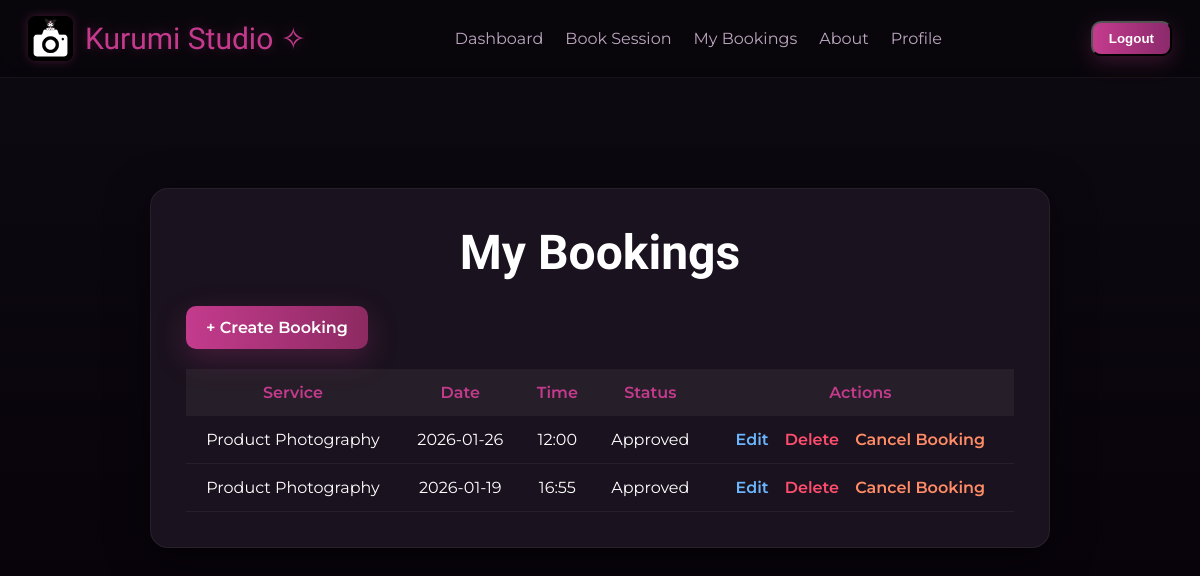
Screenshot of /bookings/my/ (signed in) with the database file from the repository.
### bookings/models.py (models this page shows, shortened)
class Booking(models.Model):
    SERVICE_CHOICES = [
        ('portrait', 'Portrait Session'),
        ('wedding', 'Wedding Photoshoot'),
        ('product', 'Product Photography'),
        ('event', 'Event Coverage'),
    ]
    STATUS_CHOICES = [
        ('pending', 'Pending'),
        ('approved', 'Approved'),
        ('disapproved', 'Disapproved'),
        ('cancelled', 'Cancelled'),
    ]
    user = models.ForeignKey(User, on_delete=models.CASCADE)
    service_type = models.CharField(max_length=20, choices=SERVICE_CHOICES)
    session_datetime = models.DateTimeField()
    status = models.CharField(max_length=12, choices=STATUS_CHOICES, default='pending')
    notes = models.TextField(blank=True, null=True)
    notified = models.BooleanField(default=False)
    created_at = models.DateTimeField(auto_now_add=True)

### bookings/views.py (the view, shortened to what this page needs)
# urls.py: path('my/', views.my_bookings, name='my_bookings'),
@login_required
def my_bookings(request):
    bookings = Booking.objects.filter(user=request.user).order_by('-session_datetime')
    for booking in bookings.filter(status='disapproved', notified=False):
        booking.notified = True
        booking.save()
    return render(request, 'bookings/my_bookings.html', {'bookings': bookings})

### bookings/templates/bookings/my_bookings.html (shortened to what this page needs)
{% extends 'base.html' %}
{% load static %}
{% block content %}
<div class="kb-bookings-wrapper">
    <h2 class="kb-title">My Bookings</h2>
    <a href="{% url 'create_booking' %}" class="kb-create-btn">+ Create Booking</a>
    <table class="kb-table">
        <thead>
            <tr>
                <th>Service</th>
                <th>Date</th>
                <th>Time</th>
                <th>Status</th>
                <th>Actions</th>
            </tr>
        </thead>
        <tbody>
            {% for booking in bookings %}
            <tr>
                <td>{{ booking.get_service_type_display }}</td>
                <td>{{ booking.session_datetime|date:"Y-m-d" }}</td>
                <td>{{ booking.session_datetime|time:"H:i" }}</td>
                <td>{{ booking.get_status_display }}</td>
                <td>
                    {% if booking.user == request.user %}
                        <a href="{% url 'update_booking' booking.pk %}" class="kb-edit">Edit</a>
                        {% if booking.status != 'cancelled' %}
                            <a href="{% url 'delete_booking' booking.pk %}" class="kb-delete">Delete</a>
                            <a href="{% url 'cancel_booking' booking.pk %}" class="kb-cancel">Cancel Booking</a>
                        {% else %}
                            <a href="javascript:void(0);" class="kb-remove" onclick="confirmRemove({{ booking.pk }})">Remove</a>
                        {% endif %}
                    {% endif %}
                </td>
            </tr>
            {% empty %}
            <tr>
                <td colspan="5" class="kb-empty">No bookings yet.</td>
            </tr>
            {% endfor %}
        </tbody>
    </table>
</div>
{% endblock %}

### templates/base.html (style rules this page uses)
:root { --bg:#0f0710; --card:#1e1320; --accent:#c43b8d; --muted:#bba6bf; --alert-bg:#9c275c; }
* { box-sizing:border-box; }
body { margin:0; background:linear-gradient(180deg,var(--bg),#07020a); color:var(--muted); font-family:Montserrat, sans-serif; }

### bookings/templates/bookings/my_bookings.html (style rules this page uses)
:root { --bg:#0e0a12; --card:#1a121e; --accent:#c43b8d; --soft:#bca7c7; }
.kb-bookings-wrapper { background:var(--card); padding:35px; margin:50px auto; width:90%; max-width:900px; border-radius:18px; box-shadow:0 8px 40px rgba(0,0,0,0.6); border:1px solid rgba(255,255,255,0.06); color:#fff; }
.kb-title { font-family:'Great Vibes',cursive; font-size:48px; text-align:center; margin-top:0; margin-bottom:25px; }
.kb-create-btn { display:inline-block; background:linear-gradient(90deg,#c43b8d,#8d2a62); color:white; padding:12px 20px; text-decoration:none; border-radius:10px; font-weight:600; box-shadow:0 10px 30px rgba(196,59,141,0.25); margin-bottom:20px; }
.kb-table { width:100%; border-collapse:collapse; color:white; }
.kb-table th { padding:14px; background:rgba(255,255,255,0.05); font-weight:600; color:var(--accent); }
.kb-table td { padding:14px; border-bottom:1px solid rgba(255,255,255,0.06); text-align:center; }
.kb-edit { color:#6bb6ff; text-decoration:none; font-weight:600; margin:0 6px; }
.kb-delete { color:#ff4d6d; text-decoration:none; font-weight:600; margin:0 6px; }
.kb-cancel { color:#ff8c66; text-decoration:none; font-weight:600; margin:0 6px; }

### rows the page displays
Booking: service_type "Product Photography", session_datetime "2026-01-26", session_datetime "12:00", status "Approved", shows "Edit", shows "Delete"
Booking: service_type "Product Photography", session_datetime "2026-01-19", session_datetime "16:55", status "Approved", shows "Edit", shows "Delete"
